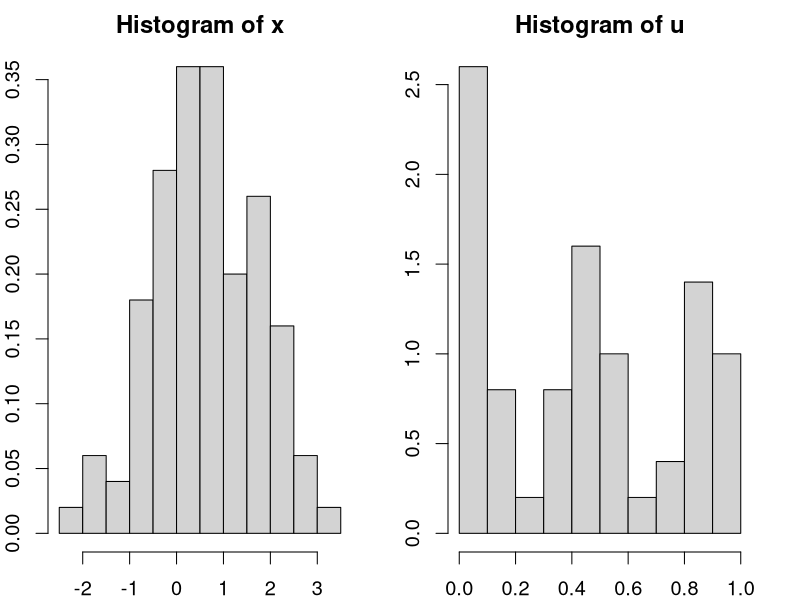
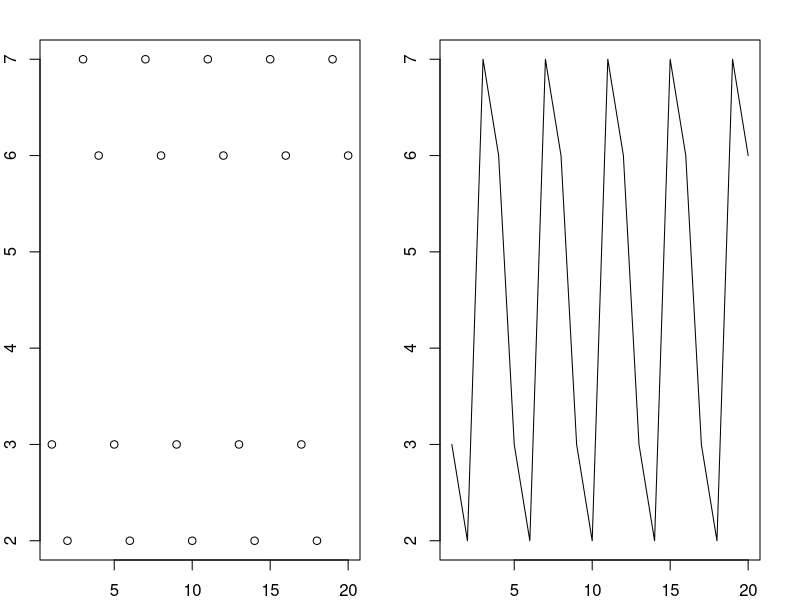

R code for these plots, in order:
## ---- chunk 1
knitr::opts_chunk$set(echo=T, fig.align = "center", message=F, warning=F, fig.height = 5, cache=T, dpi = 300, dev = "png")
## ---- chunk 2
library(MASS)
data(survey)

str(survey)
head(survey)
## ---- chunk 3
x <-table(survey$W.Hnd)
x
## ---- chunk 4
nrow(survey)
summary(survey$W.Hnd)
## ---- chunk 5
chisq.test(x, p=c(0.3,0.7))
## ---- chunk 6
chisq.test(x, p=c(0.05,0.95))
## ---- chunk 7
# K-S test as a goodness-of-fit test
x <- rnorm(100,0.5,1) 
u <- runif(50,0,1)
summary(x)
summary(u)


par(mfrow=c(1,2), mar=c(2,2,2,2), cex=1.2)
hist(x,freq=FALSE)
hist(u,freq=FALSE)
## ---- chunk 8
# k-s test
ks.test(x,u)          

ks.test(x,"pnorm",0.5,1)   

ks.test(u,"punif",0,1)  #0,1 can be omitted because of standidized uniform dist         
## ---- chunk 9
knitr::include_graphics('https://raw.githubusercontent.com/koojaekwan/jaekwan-s-R/master/Computerized_Statistics/Chapter2/난수독립성.PNG')
## ---- chunk 10
# 선형합동법을 이용한 난수생성.
m <- 8; a <- 3; c <- 1; x <- 3
for(i in 2:10) x[i] <- (a*x[i-1]+c)%%m
x

y<-3
for(i in 1:999){
  y[i+1]<-(a*y[i]+c)%%m
}

head(y,12)
## ---- chunk 11

## ---- chunk 12
x.y <- 1:20

par(mfrow=c(1,2))
plot(y[x.y])
plot(x.y, y[x.y], 'l')
## ---- chunk 13
# install.packages('tseries')
library(tseries)

x <- factor(sign(rnorm(100)))
runs.test(x)
## ---- chunk 14
diff_y <- 100*diff(log(y))
runs.test(factor(diff_y > 0))
